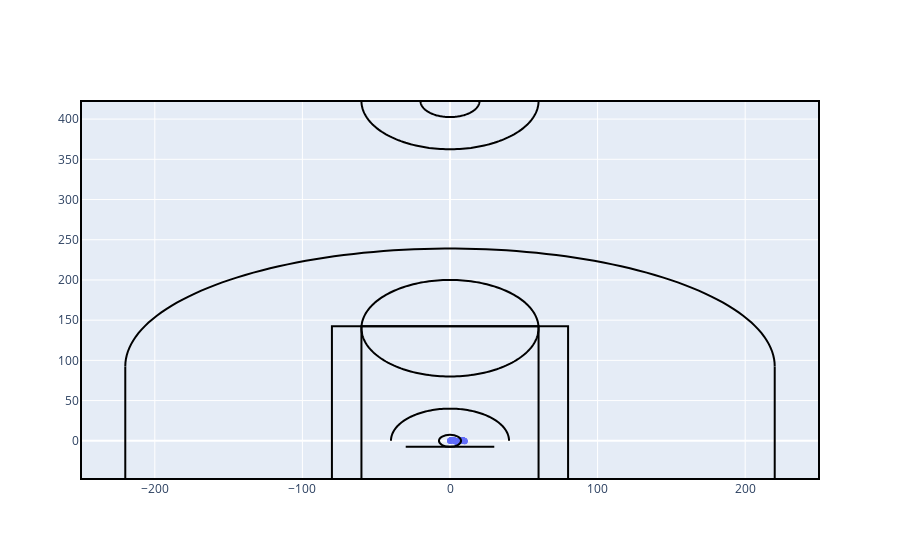

This figure's notebook cell:
### Code cell
N = 1000
t = np.linspace(0, 10, 100)
y = np.sin(t)

layout = go.Layout(
        shapes=court_shapes)
fig = go.Figure(data=go.Scatter(x=t, y=y, mode='markers',
                               ),
               layout=layout)

fig.show()
